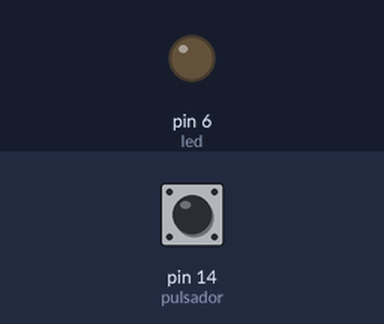
This sketch was run on a simulated Arduino Nano, built with avr-gcc and run on an emulated ATmega328P. Parts: output pins drawn as LEDs (lit = HIGH). The inputs (shaded band) are chosen by the test bench; at power-on: pin 14 (pulsador) HIGH.

Above: at 1.2 s.
1.3 s: pin 14 (pulsador) pulled LOW for 0.15 s
4.3 s: pin 14 (pulsador) pulled LOW for 1 s
At 4.76 s:
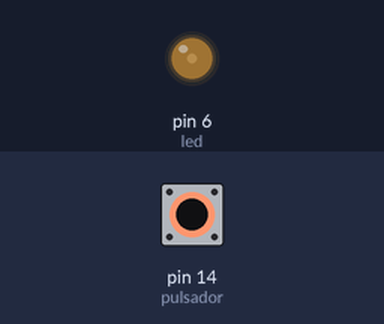
At 5.26 s:
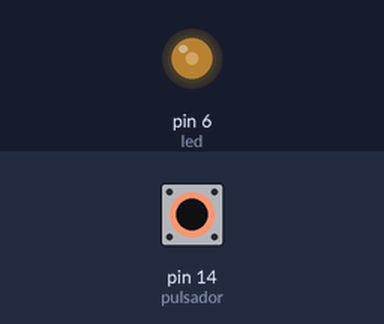
7.3 s: pin 14 (pulsador) pulled LOW for 3.2 s
At 10.3 s:
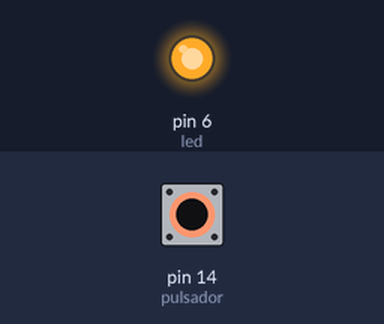
Timing chart, 0 to 14.5 s (numbered marks = the images above; inputs shaded):
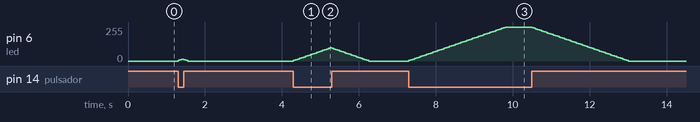

Measured:
- after the input at 4.3 s, pin 6 (led): rises from 0/255 to 100/255 in 0.95 s, then falls to 0/255 in 1.0 s
- after the input at 7.3 s, pin 6 (led): rises from 0/255 to 255/255 in 2.5 s, then falls to 0/255 in 3.2 s

The sketch:

luz_creciente_y_decreciente.ino
```cpp
// Luz Creciente y Decreciente
// Placa Arduino Nano 3.x
// Autor: Oscar Núñez Mori,  23-Feb. 2024. Jaén-PERÚ.
// Basado en OpenAI (2024, Feb 24) ChatGPT 3.5 [Luz Creciente y Decreciente]
// https://chat.openai.com/share/a84852ac-8d4e-42ba-a9bf-14f5a262d3ba


const int led = 6;  // Pin del LED
const int pulsador = 14; // Pin A0 del pulsador

int brillo = 0;  // Nivel de brillo del LED

void setup() {
  pinMode(led, OUTPUT);
  pinMode(pulsador, INPUT_PULLUP);
}

void loop() {
  // Verificar si el pulsador está presionado
  if ( digitalRead(pulsador) == LOW) {
    // Incrementar el brillo mientras se mantiene presionado el pulsador
    brillo = brillo + 5;
    if (brillo > 255) {
      brillo = 255;  // Limitar el brillo máximo a 255
    }
    analogWrite(led, brillo);
    delay(50);  // Pausa para evitar rebotes
  } else {
    // Decrementar el brillo mientras se mantiene suelto el pulsador
    brillo = brillo - 5;
    if (brillo < 0) {
      brillo = 0;  // Limitar el brillo mínimo a 0
    }
    analogWrite(led, brillo);
    delay(50);  // Pausa para evitar rebotes
  }
}
```
